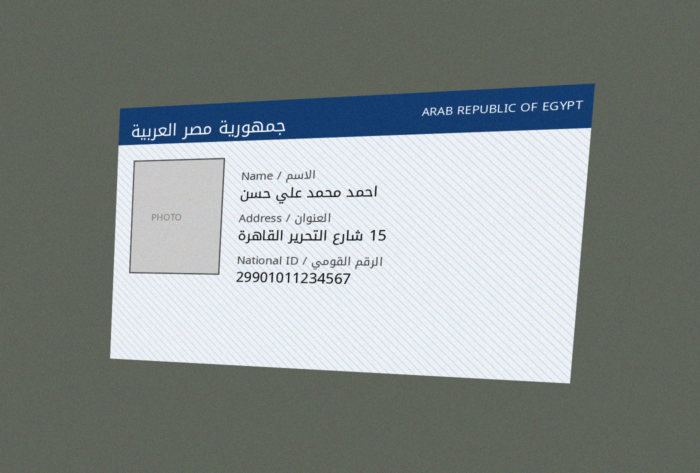
#> input picture images/synthetic_id_raw.png, 1400 x 945 px, found by its file name (shown at 1/2 size)
$ python preprocess.py
#> lines starting #> are read from the running program, lines starting #| are printed output that depends on the picture; after the words box and inside, x2 and y2 are one past the last pixel; in counts of white or black regions, pixels touching at a corner belong together
#> in preprocess_id_card, image is the input picture: shape (945, 1400, 3); mean B, G, R 139.2, 140.9, 134
"""
preprocess.py
-------------
Pre-processing pipeline for Egyptian National ID card images using OpenCV.

Steps implemented:
    1. Card detection (largest 4-corner contour)
    2. Perspective Transform -> top-down, flat view
    3. Orientation correction (ensure landscape, text horizontal)
    4. Denoising (Gaussian Blur)
    5. Binarization (Adaptive Thresholding) for OCR-ready output

Each step can also be run independently for debugging / visualization.
"""

import cv2
import numpy as np


# --------------------------------------------------------------------------- #
# 1. Card detection + Perspective Transform
# --------------------------------------------------------------------------- #
def order_points(pts):
    """Order 4 points as: top-left, top-right, bottom-right, bottom-left."""
    rect = np.zeros((4, 2), dtype="float32")
    s = pts.sum(axis=1)
    diff = np.diff(pts, axis=1)

    rect[0] = pts[np.argmin(s)]      # top-left has smallest sum
    rect[2] = pts[np.argmax(s)]      # bottom-right has largest sum
    rect[1] = pts[np.argmin(diff)]   # top-right has smallest (x-y)
    rect[3] = pts[np.argmax(diff)]   # bottom-left has largest (x-y)
    return rect


def find_card_contour(image):
    """
    Finds the most likely 4-point contour representing the ID card.
    Falls back to the image bounding box if no clean quadrilateral is found.
    """
    gray = cv2.cvtColor(image, cv2.COLOR_BGR2GRAY)
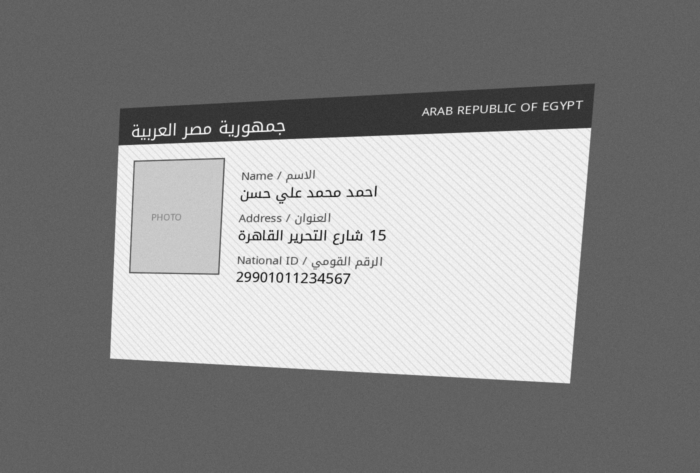
#> gray: shape (945, 1400) (shown at 1/2 size); min 15, max 254, mean 138.6
    blurred = cv2.GaussianBlur(gray, (5, 5), 0)
    edged = cv2.Canny(blurred, 50, 150)
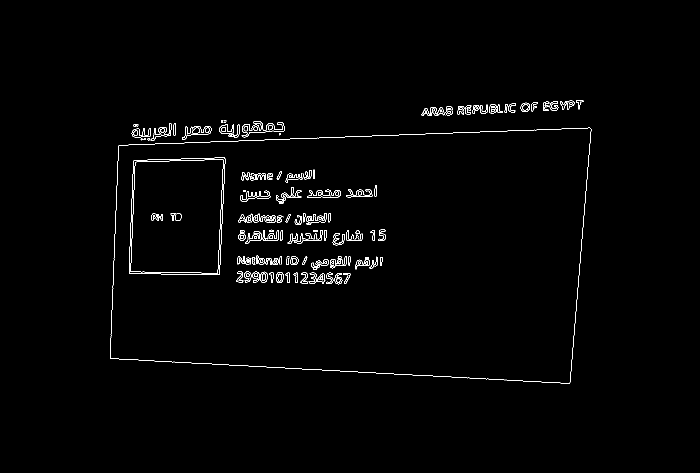
#> edged: shape (945, 1400) (shown at 1/2 size); 1.1% white in thin lines or dots, all inside (x1, y1, x2, y2) = (220, 200, 1183, 767)

    # Dilate to close small gaps in edges
    edged = cv2.dilate(edged, np.ones((3, 3), np.uint8), iterations=2)
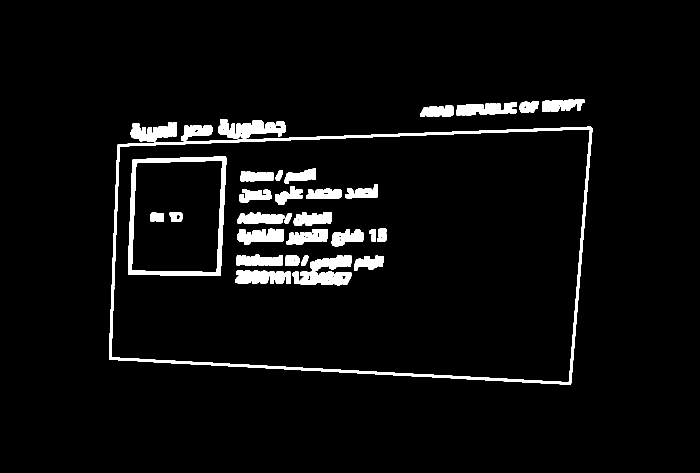
#> edged: shape (945, 1400) (shown at 1/2 size); 4.7% white; 35 white regions

    contours, _ = cv2.findContours(edged, cv2.RETR_EXTERNAL, cv2.CHAIN_APPROX_SIMPLE)
#> contours = 8 contours; box (x1, y1, x2, y2) and area: (218, 253, 1185, 769) 443313, (437, 238, 572, 277) 3041, (913, 205, 1034, 231) 2171, (261, 244, 354, 284) 2118, (1084, 198, 1169, 224) 1469, (841, 211, 908, 234) 1177, (362, 250, 425, 281) 1168, (1039, 202, 1078, 226) 684
    contours = sorted(contours, key=cv2.contourArea, reverse=True)

    h, w = image.shape[:2]
#> h = 945; w = 1400
    img_area = h * w
#> img_area = 1323000

    for c in contours[:10]:
        area = cv2.contourArea(c)
        if area < 0.15 * img_area:  # too small to be the card
            continue

        peri = cv2.arcLength(c, True)
        approx = cv2.approxPolyDP(c, 0.02 * peri, True)

        if len(approx) == 4:
            return approx.reshape(4, 2).astype("float32")
#> this loop made 1 pass
#> (area, peri, approx) on pass 1: (443313, 2875.3, [[1184, 256], [237, 288], [218, 718], [1141, 768]])

    # Fallback: use min-area rect of largest contour, or whole image
    if contours:
        rect = cv2.minAreaRect(contours[0])
        box = cv2.boxPoints(rect)
        return box.astype("float32")

    return np.array([[0, 0], [w, 0], [w, h], [0, h]], dtype="float32")


def perspective_transform(image, pts=None, out_size=(1000, 630)):
    """
    Detects the card (if pts not provided) and warps it to a flat,
    top-down rectangular view of size `out_size` (width, height).
    """
    if pts is None:
        pts = find_card_contour(image)
#> pts = [[1184, 256], [237, 288], [218, 718], [1141, 768]]

    rect = order_points(pts)
#> in order_points, `s = pts.sum(axis=1)`: s = [1440, 525, 936, 1909]
#> in order_points, `diff = np.diff(pts, axis=1)`: diff = [-928, 51, 500, -373]
#> rect = [[237, 288], [1184, 256], [1141, 768], [218, 718]]
    (tl, tr, br, bl) = rect
#> tl = [237, 288]; tr = [1184, 256]; br = [1141, 768]; bl = [218, 718]

    target_w, target_h = out_size
    dst = np.array([
        [0, 0],
        [target_w - 1, 0],
        [target_w - 1, target_h - 1],
        [0, target_h - 1]
    ], dtype="float32")

    M = cv2.getPerspectiveTransform(rect, dst)
#> M = [[1.31, 0.0579, -327.4], [0.0506, 1.5, -442.9], [0.000211, -3.45e-05, 1]]
    warped = cv2.warpPerspective(image, M, (target_w, target_h))
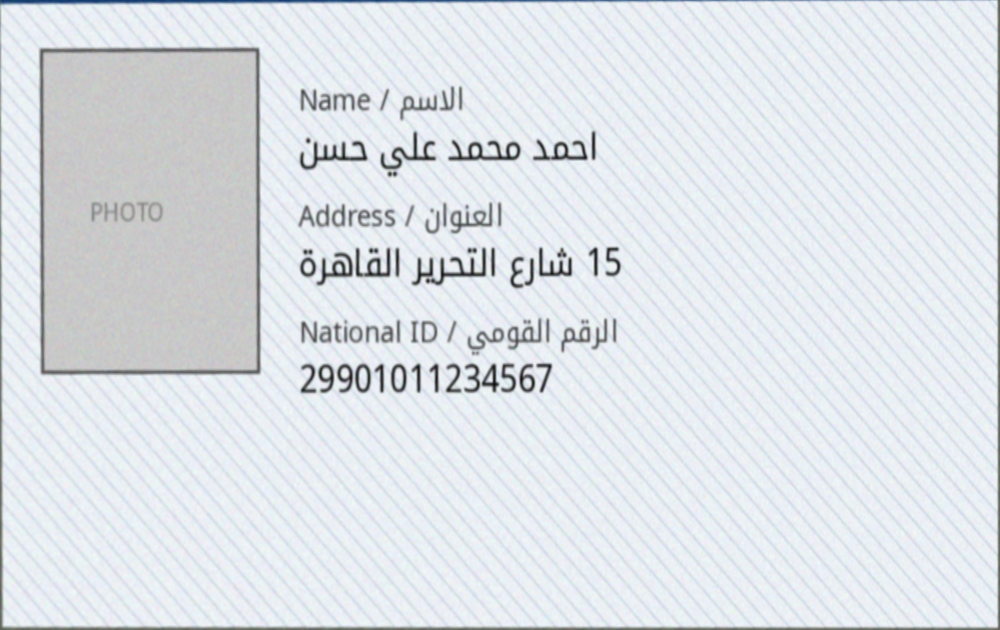
#> warped: shape (630, 1000, 3); mean B, G, R 231.5, 226.6, 221.8
    return warped


# --------------------------------------------------------------------------- #
# 2. Orientation correction
# --------------------------------------------------------------------------- #
def correct_orientation(image):
    """
    Ensures the card is in landscape orientation (wider than tall).
    Egyptian National IDs are landscape, so rotate 90 deg if portrait.
    """
    h, w = image.shape[:2]
#> h = 630; w = 1000
    if h > w:
        image = cv2.rotate(image, cv2.ROTATE_90_CLOCKWISE)
    return image


# --------------------------------------------------------------------------- #
# 3. Denoising + Binarization
# --------------------------------------------------------------------------- #
def denoise_and_binarize(image, method="adaptive"):
    """
    Converts to grayscale, removes noise, and binarizes the image
    so text stands out from the background security pattern.

    method:
        "adaptive" -> Adaptive Gaussian Thresholding (handles uneven lighting)
        "otsu"     -> Global Otsu Thresholding (faster, uniform lighting)
    """
#> called with method = 'adaptive'
    gray = cv2.cvtColor(image, cv2.COLOR_BGR2GRAY)
#> gray: shape (630, 1000)

    # Denoise: stronger blur + median filter removes high-frequency
    # security-pattern noise while preserving thicker text strokes
    denoised = cv2.GaussianBlur(gray, (5, 5), 0)
    denoised = cv2.medianBlur(denoised, 5)
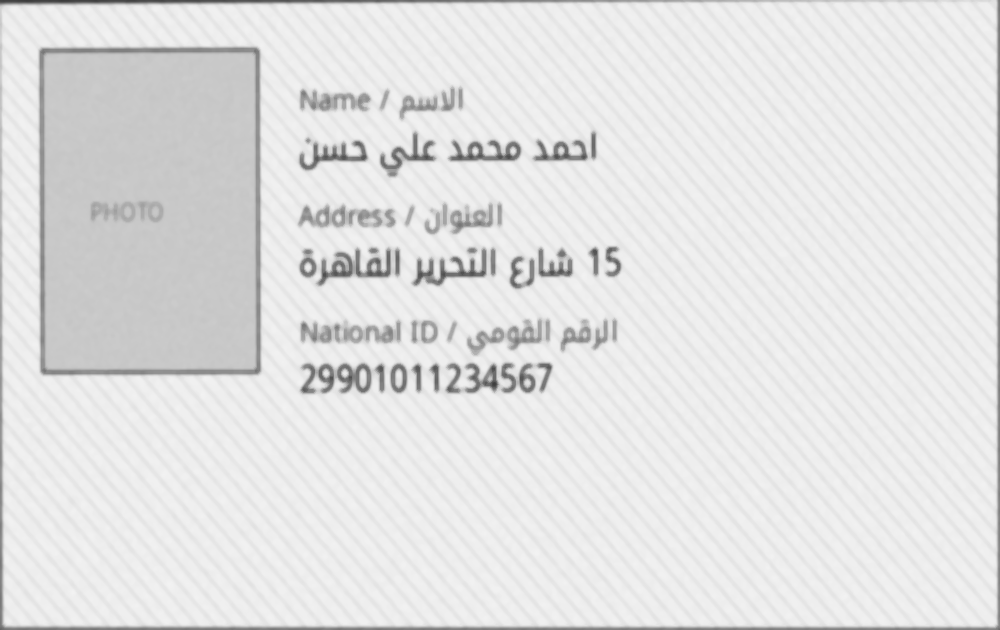
#> denoised: shape (630, 1000); min 59, max 242, mean 226.2

    if method == "adaptive":
        binary = cv2.adaptiveThreshold(
            denoised, 255,
            cv2.ADAPTIVE_THRESH_GAUSSIAN_C,
            cv2.THRESH_BINARY,
            blockSize=41,
            C=20
        )
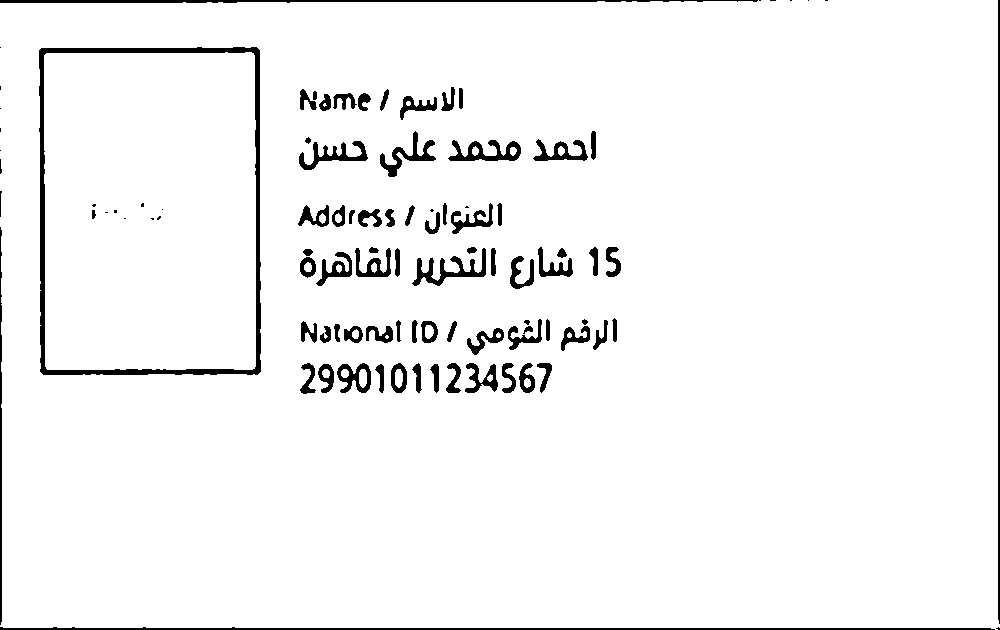
#> binary: shape (630, 1000); 95.8% white; 98 black regions (22 under 20 px), largest, box (x1, y1, x2, y2) and area: (39, 47, 261, 375) 5117, (0, 627, 995, 630) 2002, (0, 0, 758, 3) 1637
        # Morphological opening removes remaining thin diagonal-line noise
        kernel = np.ones((2, 2), np.uint8)
        binary = cv2.morphologyEx(binary, cv2.MORPH_OPEN, kernel)
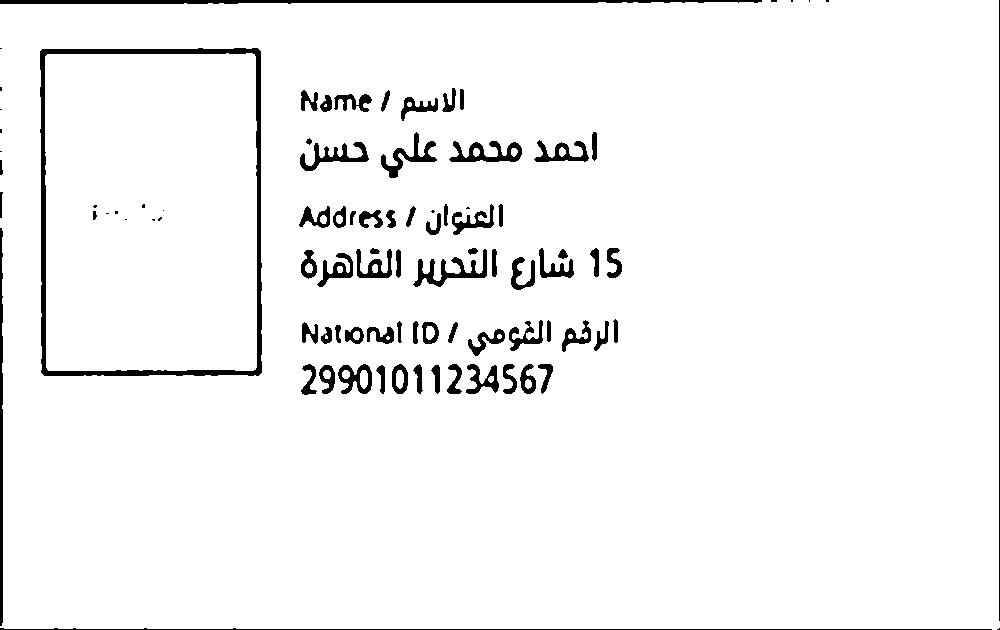
#> binary: shape (630, 1000); 95.9% white; 91 black regions (20 under 20 px), largest, box (x1, y1, x2, y2) and area: (40, 48, 262, 376) 5119, (0, 0, 762, 4) 2405, (0, 228, 3, 626) 1106
    else:  # otsu
        _, binary = cv2.threshold(
            denoised, 0, 255,
            cv2.THRESH_BINARY + cv2.THRESH_OTSU
        )

    return gray, denoised, binary


# --------------------------------------------------------------------------- #
# 4. Full pipeline
# --------------------------------------------------------------------------- #
def preprocess_id_card(image_path, debug_dir=None):
    """
    Runs the full pre-processing pipeline on an ID card image file.

    Returns a dict with intermediate results:
        - original
        - warped   (after perspective transform + orientation correction)
        - gray
        - denoised
        - binary   (final OCR-ready image)
    """
    image = cv2.imread(image_path)
    if image is None:
        raise FileNotFoundError(f"Could not read image: {image_path}")

    results = preprocess_id_card_array(image)
#> results = 5 items

    if debug_dir:
        import os
        os.makedirs(debug_dir, exist_ok=True)
        cv2.imwrite(os.path.join(debug_dir, "1_original.png"), image)
        cv2.imwrite(os.path.join(debug_dir, "2_warped.png"), results["warped"])
        cv2.imwrite(os.path.join(debug_dir, "3_gray.png"), results["gray"])
        cv2.imwrite(os.path.join(debug_dir, "4_binary.png"), results["binary"])

    return results


def preprocess_id_card_array(image: np.ndarray) -> dict:
    """
    In-memory version of `preprocess_id_card` — takes a BGR numpy array
    (e.g. from cv2.imdecode on an uploaded file) and runs the same
    pipeline: perspective transform -> orientation correction ->
    denoise & binarize.
    """
    warped = perspective_transform(image)
    warped = correct_orientation(warped)
    gray, denoised, binary = denoise_and_binarize(warped, method="adaptive")

    return {
        "original": image,
        "warped": warped,
        "gray": gray,
        "denoised": denoised,
        "binary": binary,
    }


if __name__ == "__main__":
    results = preprocess_id_card(
        "images/synthetic_id_raw.png",
        debug_dir="images/preprocessing_steps"
    )
#> results = 5 items
    print("Preprocessing complete. Steps saved to images/preprocessing_steps/")
    for k, v in results.items():
        print(f"  {k}: shape={v.shape}")
#> this loop made 5 passes
#|   original: shape=(945, 1400, 3)
#|   warped: shape=(630, 1000, 3)
#|   gray: shape=(630, 1000)
#|   denoised: shape=(630, 1000)
#|   binary: shape=(630, 1000)
